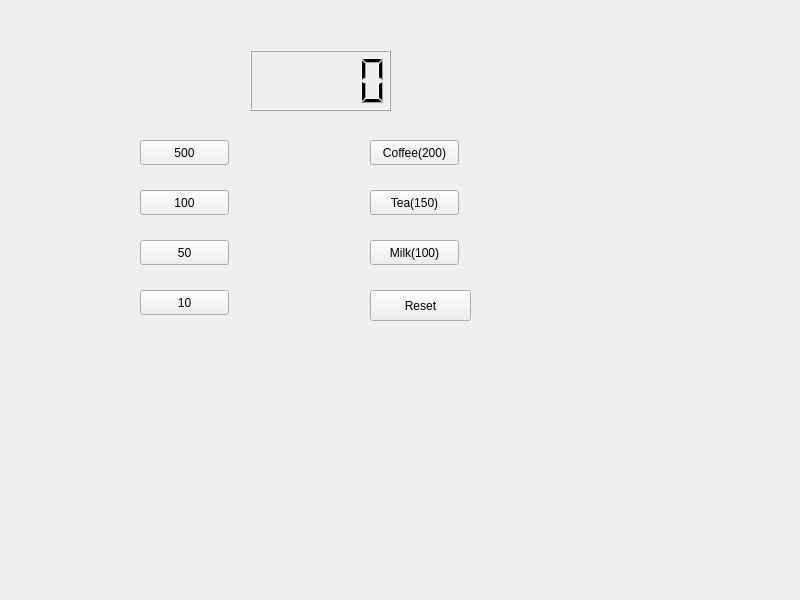
<?xml version="1.0" encoding="UTF-8"?>
<ui version="4.0">
 <class>Widget</class>
 <widget class="QWidget" name="Widget">
  <property name="geometry">
   <rect>
    <x>0</x>
    <y>0</y>
    <width>800</width>
    <height>600</height>
   </rect>
  </property>
  <property name="windowTitle">
   <string>Widget</string>
  </property>
  <widget class="QLCDNumber" name="lcdNumber">
   <property name="geometry">
    <rect>
     <x>250</x>
     <y>50</y>
     <width>141</width>
     <height>61</height>
    </rect>
   </property>
  </widget>
  <widget class="QPushButton" name="pbCoin500">
   <property name="geometry">
    <rect>
     <x>140</x>
     <y>140</y>
     <width>89</width>
     <height>25</height>
    </rect>
   </property>
   <property name="text">
    <string>500</string>
   </property>
  </widget>
  <widget class="QPushButton" name="pbCoin100">
   <property name="geometry">
    <rect>
     <x>140</x>
     <y>190</y>
     <width>89</width>
     <height>25</height>
    </rect>
   </property>
   <property name="text">
    <string>100</string>
   </property>
  </widget>
  <widget class="QPushButton" name="pbCoin50">
   <property name="geometry">
    <rect>
     <x>140</x>
     <y>240</y>
     <width>89</width>
     <height>25</height>
    </rect>
   </property>
   <property name="text">
    <string>50</string>
   </property>
  </widget>
  <widget class="QPushButton" name="pbCoin10">
   <property name="geometry">
    <rect>
     <x>140</x>
     <y>290</y>
     <width>89</width>
     <height>25</height>
    </rect>
   </property>
   <property name="text">
    <string>10</string>
   </property>
  </widget>
  <widget class="QPushButton" name="pbCoffee">
   <property name="geometry">
    <rect>
     <x>370</x>
     <y>140</y>
     <width>89</width>
     <height>25</height>
    </rect>
   </property>
   <property name="text">
    <string>Coffee(200)</string>
   </property>
  </widget>
  <widget class="QPushButton" name="pbTea">
   <property name="geometry">
    <rect>
     <x>370</x>
     <y>190</y>
     <width>89</width>
     <height>25</height>
    </rect>
   </property>
   <property name="text">
    <string>Tea(150)</string>
   </property>
  </widget>
  <widget class="QPushButton" name="pbMilk">
   <property name="geometry">
    <rect>
     <x>370</x>
     <y>240</y>
     <width>89</width>
     <height>25</height>
    </rect>
   </property>
   <property name="text">
    <string>Milk(100)</string>
   </property>
  </widget>
  <widget class="QPushButton" name="pbReset">
   <property name="geometry">
    <rect>
     <x>370</x>
     <y>290</y>
     <width>101</width>
     <height>31</height>
    </rect>
   </property>
   <property name="text">
    <string>Reset</string>
   </property>
  </widget>
 </widget>
 <resources/>
 <connections/>
</ui>
